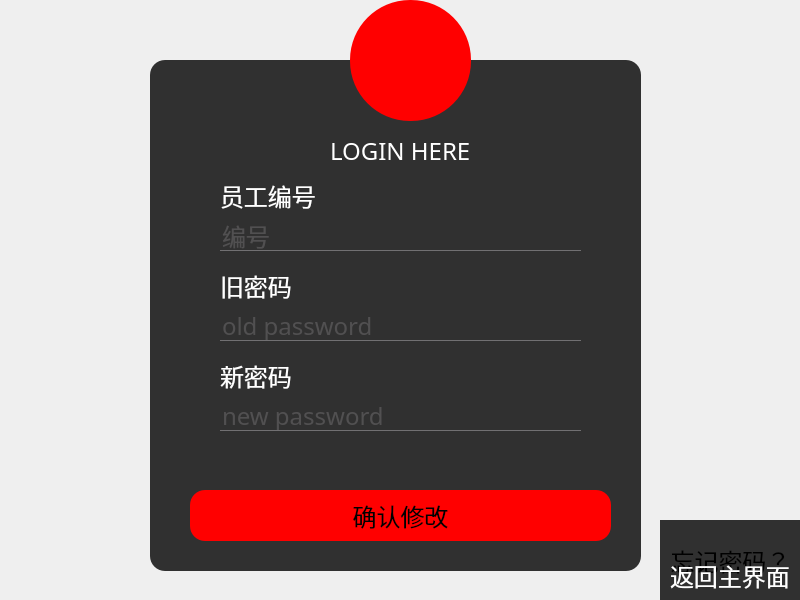
<?xml version="1.0" encoding="UTF-8"?>
<ui version="4.0">
 <class>MainWindow</class>
 <widget class="QMainWindow" name="MainWindow">
  <property name="geometry">
   <rect>
    <x>0</x>
    <y>0</y>
    <width>800</width>
    <height>600</height>
   </rect>
  </property>
  <property name="windowTitle">
   <string>MainWindow</string>
  </property>
  <property name="styleSheet">
   <string notr="true">
*{
font-size:24px;
font-family:Century Gothic;
}
QFrame{
background:rgba(0,0,0,0.8);
border-radius:15px;
}
#centralwidget{
border-image:url(C:/pictures/login3.jpg) strectch；
}

QToolButton{
background:red;
border-radius:60px;
}
QLabel{
color:white;
background:transparent;
}
QPushButton{
background:red;;
border-radius:15px;
}
QPushButton:hover{
background:#333;
border-radius:15px;
background:#49ebff;
}
QLineEdit{
background:transparent;
border:none;
color:#717072;
border-bottom:1px solid #717072;
}</string>
  </property>
  <widget class="QWidget" name="centralwidget">
   <widget class="QFrame" name="frame">
    <property name="geometry">
     <rect>
      <x>150</x>
      <y>60</y>
      <width>491</width>
      <height>511</height>
     </rect>
    </property>
    <property name="font">
     <font>
      <family>Century Gothic</family>
      <pointsize>-1</pointsize>
      <italic>false</italic>
      <bold>false</bold>
     </font>
    </property>
    <property name="frameShape">
     <enum>QFrame::StyledPanel</enum>
    </property>
    <property name="frameShadow">
     <enum>QFrame::Raised</enum>
    </property>
    <widget class="QLabel" name="label">
     <property name="geometry">
      <rect>
       <x>180</x>
       <y>70</y>
       <width>151</width>
       <height>41</height>
      </rect>
     </property>
     <property name="font">
      <font>
       <family>Century Gothic</family>
       <pointsize>-1</pointsize>
       <italic>false</italic>
       <bold>false</bold>
      </font>
     </property>
     <property name="text">
      <string>LOGIN HERE</string>
     </property>
    </widget>
    <widget class="QLineEdit" name="lineEdit_oldpasswd">
     <property name="geometry">
      <rect>
       <x>70</x>
       <y>250</y>
       <width>361</width>
       <height>31</height>
      </rect>
     </property>
     <property name="text">
      <string/>
     </property>
     <property name="echoMode">
      <enum>QLineEdit::Password</enum>
     </property>
     <property name="placeholderText">
      <string>old password</string>
     </property>
    </widget>
    <widget class="QPushButton" name="commitButton">
     <property name="geometry">
      <rect>
       <x>40</x>
       <y>430</y>
       <width>421</width>
       <height>51</height>
      </rect>
     </property>
     <property name="text">
      <string>确认修改</string>
     </property>
    </widget>
    <widget class="QLabel" name="label_2">
     <property name="geometry">
      <rect>
       <x>70</x>
       <y>210</y>
       <width>121</width>
       <height>31</height>
      </rect>
     </property>
     <property name="font">
      <font>
       <family>Century Gothic</family>
       <pointsize>-1</pointsize>
       <bold>false</bold>
      </font>
     </property>
     <property name="text">
      <string>旧密码</string>
     </property>
    </widget>
    <widget class="QLabel" name="label_4">
     <property name="geometry">
      <rect>
       <x>70</x>
       <y>300</y>
       <width>121</width>
       <height>31</height>
      </rect>
     </property>
     <property name="text">
      <string>新密码</string>
     </property>
    </widget>
    <widget class="QLineEdit" name="lineEdit_newpwd">
     <property name="geometry">
      <rect>
       <x>70</x>
       <y>340</y>
       <width>361</width>
       <height>31</height>
      </rect>
     </property>
     <property name="font">
      <font>
       <family>Century Gothic</family>
       <pointsize>-1</pointsize>
      </font>
     </property>
     <property name="contextMenuPolicy">
      <enum>Qt::DefaultContextMenu</enum>
     </property>
     <property name="locale">
      <locale language="Chinese" country="China"/>
     </property>
     <property name="text">
      <string/>
     </property>
     <property name="echoMode">
      <enum>QLineEdit::Password</enum>
     </property>
     <property name="placeholderText">
      <string>new password</string>
     </property>
    </widget>
    <widget class="QLineEdit" name="lineEdit_sid">
     <property name="geometry">
      <rect>
       <x>70</x>
       <y>160</y>
       <width>361</width>
       <height>31</height>
      </rect>
     </property>
     <property name="text">
      <string/>
     </property>
     <property name="placeholderText">
      <string>编号</string>
     </property>
    </widget>
    <widget class="QLabel" name="label_3">
     <property name="geometry">
      <rect>
       <x>70</x>
       <y>120</y>
       <width>121</width>
       <height>31</height>
      </rect>
     </property>
     <property name="font">
      <font>
       <family>Century Gothic</family>
       <pointsize>-1</pointsize>
       <bold>false</bold>
      </font>
     </property>
     <property name="text">
      <string>员工编号</string>
     </property>
    </widget>
   </widget>
   <widget class="QToolButton" name="retLogin">
    <property name="geometry">
     <rect>
      <x>660</x>
      <y>520</y>
      <width>141</width>
      <height>81</height>
     </rect>
    </property>
    <property name="font">
     <font>
      <family>Century Gothic</family>
      <pointsize>-1</pointsize>
     </font>
    </property>
    <property name="styleSheet">
     <string notr="true">border:none;
background:rgba(0,0,0,0.8)
</string>
    </property>
    <property name="text">
     <string>忘记密码？</string>
    </property>
   </widget>
   <widget class="QToolButton" name="toolButton">
    <property name="geometry">
     <rect>
      <x>350</x>
      <y>0</y>
      <width>121</width>
      <height>121</height>
     </rect>
    </property>
    <property name="locale">
     <locale language="Chinese" country="China"/>
    </property>
    <property name="text">
     <string/>
    </property>
    <property name="icon">
     <iconset>
      <normaloff>../../../../../pictures/login.png</normaloff>../../../../../pictures/login.png</iconset>
    </property>
    <property name="iconSize">
     <size>
      <width>150</width>
      <height>150</height>
     </size>
    </property>
   </widget>
   <widget class="QLabel" name="label_5">
    <property name="geometry">
     <rect>
      <x>670</x>
      <y>560</y>
      <width>121</width>
      <height>31</height>
     </rect>
    </property>
    <property name="text">
     <string>返回主界面</string>
    </property>
   </widget>
  </widget>
 </widget>
 <resources/>
 <connections/>
</ui>
